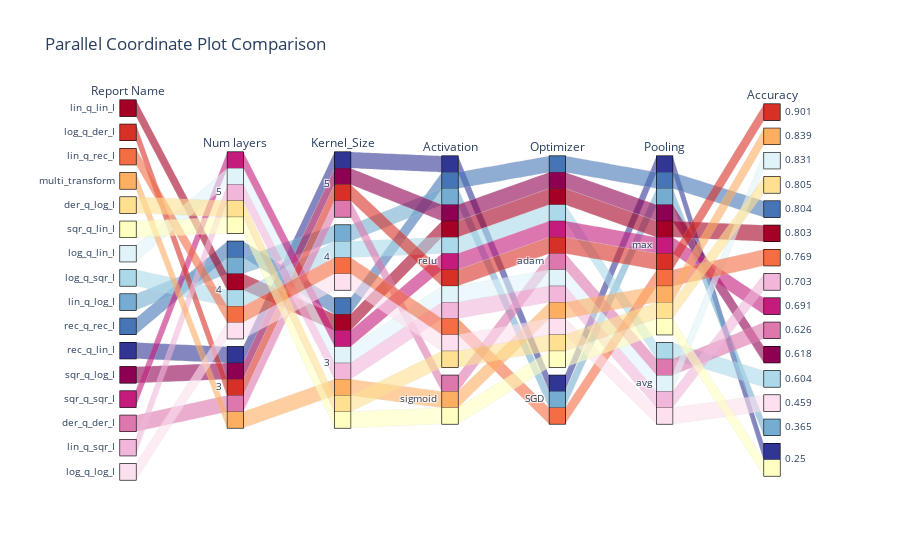

Notebook code cell kept with this figure:
### Code cell
parallel.show()

### Figure 1 — Plotly figure (JSON) as saved in the notebook; plotly's stock layout.template omitted (floating-point values rounded to 4 significant figures)
{"data": [{"dimensions": [{"label": "Report Name", "values": ["lin_q_lin_I", "log_q_der_I", "lin_q_rec_I", "multi_transform", "der_q_log_I", "sqr_q_lin_I", "log_q_lin_I", "log_q_sqr_I", "lin_q_log_I", "rec_q_rec_I", "rec_q_lin_I", "sqr_q_log_I", "sqr_q_sqr_I", "der_q_der_I", "lin_q_sqr_I", "log_q_log_I"]}, {"categoryorder": "category descending", "label": "Num layers", "values": [4, 3, 4, 3, 5, 5, 5, 4, 4, 4, 3, 3, 5, 3, 5, 4]}, {"categoryorder": "category descending", "label": "Kernel_Size", "values": [3, 5, 4, 3, 3, 3, 3, 4, 4, 3, 5, 5, 3, 5, 3, 4]}, {"label": "Activation", "values": ["relu", "relu", "relu", "sigmoid", "relu", "sigmoid", "relu", "relu", "relu", "relu", "relu", "relu", "relu", "sigmoid", "relu", "relu"]}, {"label": "Optimizer", "values": ["adam", "adam", "SGD", "adam", "adam", "adam", "adam", "adam", "SGD", "adam", "SGD", "adam", "adam", "adam", "adam", "adam"]}, {"label": "Pooling", "values": ["max", "max", "max", "max", "max", "max", "avg", "avg", "max", "max", "max", "max", "max", "avg", "avg", "avg"]}, {"categoryorder": "category descending", "label": "Accuracy", "values": [0.803, 0.901, 0.769, 0.839, 0.805, 0.25, 0.831, 0.604, 0.365, 0.804, 0.25, 0.618, 0.691, 0.626, 0.703, 0.459]}], "line": {"color": ["#a50026", "#d73027", "#f46d43", "#fdae61", "#fee090", "#ffffbf", "#e0f3f8", "#abd9e9", "#74add1", "#4575b4", "#313695", "#8e0152", "#c51b7d", "#de77ae", "#f1b6da", "#fde0ef", "#f7f7f7", "#e6f5d0", " #b8e186", "#7fbc41", "#4d9221", "#276419"], "colorscale": [[0, "rgb(0,0,0)"], [0.2, "rgb(30,0,100)"], [0.4, "rgb(120,0,100)"], [0.6, "rgb(160,90,0)"], [0.8, "rgb(230,200,0)"], [1, "rgb(255,250,220)"]]}, "type": "parcats"}], "layout": {"font": {"size": 12}, "paper_bgcolor": "white", "plot_bgcolor": "lightblue", "title": {"text": "Parallel Coordinate Plot Comparison"}}}
